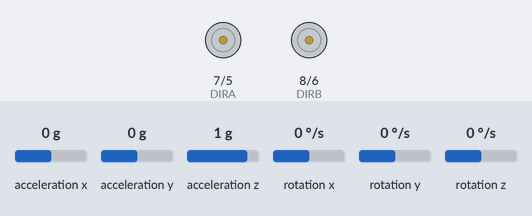
This sketch was run on a simulated Arduino Uno, built with avr-gcc and run on an emulated ATmega328P. Parts: direction and speed pins drawn as motors (green arrow = direction pin HIGH = forward, orange = LOW = backward, longer = more drive). The inputs (shaded band) are chosen by the test bench; at power-on: acceleration y 0 g, rotation x 0 °/s, acceleration x 0 g, acceleration z 1 g, rotation y 0 °/s, rotation z 0 °/s. What the sketch prints to the serial monitor is not drawn.

Above: at 3.2 s.
3.3 s: acceleration y set to -1.4 g
At 3.7 s:
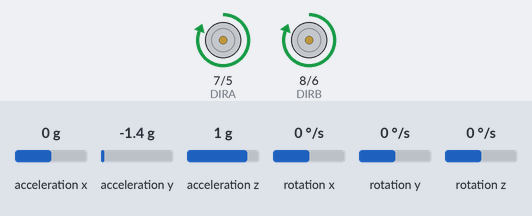
4.8 s: acceleration y set to 0.8 g
At 6.0 s:
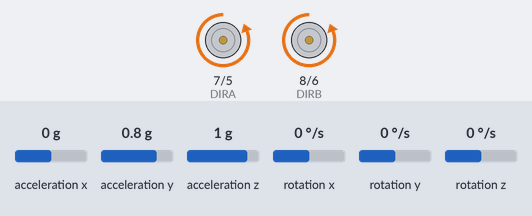
6.3 s: rotation x set to -130 °/s
7.8 s: rotation x set to -141 °/s
At 8.3 s:
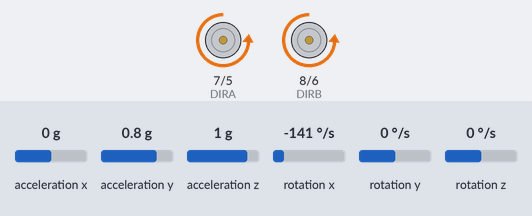
9.3 s: acceleration x set to -1.4 g
At 10.5 s:
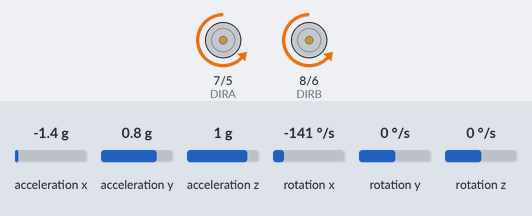
10.8 s: acceleration y set to -0.8 g
At 11.8 s:
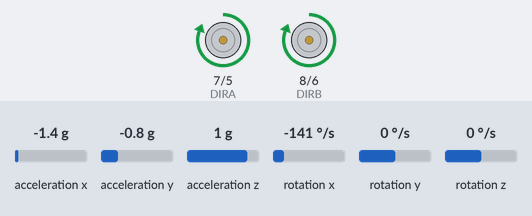
Timing chart, 0 to 13.3 s (numbered marks = the images above; inputs shaded):
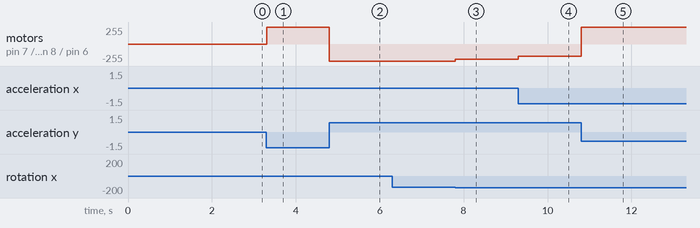

Measured:
- after the input at 3.3 s, motor on pin 7 (DIRA) / pin 5 (PWMA), motor on pin 8 (DIRB) / pin 6 (PWMB): stopped → forward 255/255 at once
- after the input at 4.8 s, motor on pin 7 (DIRA) / pin 5 (PWMA), motor on pin 8 (DIRB) / pin 6 (PWMB): forward 255/255 → backward 255/255 at once
- after the input at 7.8 s, motor on pin 7 (DIRA) / pin 5 (PWMA), motor on pin 8 (DIRB) / pin 6 (PWMB): backward 255/255 → backward 229/255 at once
- after the input at 9.3 s, motor on pin 7 (DIRA) / pin 5 (PWMA), motor on pin 8 (DIRB) / pin 6 (PWMB): backward 229/255 → backward 187/255 at once
- after the input at 10.8 s, motor on pin 7 (DIRA) / pin 5 (PWMA), motor on pin 8 (DIRB) / pin 6 (PWMB): backward 187/255 → forward 255/255 at once

The sketch:

MEC830_Project2PolePlacement.ino
```cpp
#include <Wire.h>
#include <MPU6050_light.h>

MPU6050 mpu(Wire);

float output = 0;

#define PWMA 5    // Controls power to right motor
#define PWMB 6    // Controls power to left motor
#define DIRA 7    // Controls direction of right motor, HIGH = FORWARD, LOW = REVERSE
#define DIRB 8    // Controls direction of left motor, HIGH = FORWARD, LOW = REVERSE
#define STBY 3    // Place H-Bridge in standby if LOW, Run if HIGH

float angleX = 0;       // Angle in the X direction
float angVelX = 0;      // Angular velovity in the X direction
float positionX = 0;    // Position in the X direction
float velocityX = 0;    // Velocity in the X direction

float setpoint = 0;

//Pole Placement Code
//==================================================================
float K[1][4] = {
    {-3.1623, -3.9827, 15.2011, 3.3551}     //Found in MATLAB
};

float state[4] = {0, 0, 0, 0};

float controlInput = 0;

float computeControlInput() {
    float u = 0;
    for (int i = 0; i < 4; i++) {
        u += -K[0][i] * state[i];
    }
    return u;
}
//==================================================================

void setup() {
  Serial.begin(115200);
  Wire.begin();

  // Initialize the MPU6050
  Serial.println("Initializing MPU6050...");
  byte status = mpu.begin();
  if (status != 0) {
    Serial.print("MPU6050 initialization failed with code: ");
    Serial.println(status);
    while (1); // Stop the program if initialization fails
  }

  Serial.println("MPU6050 initialized successfully!");

  // Calibrate the sensor
  Serial.println("Calibrating MPU6050... Keep the device still.");
  delay(1000);
  mpu.calcOffsets(); // Calculate offsets (gyro and accel)
  Serial.println("Calibration complete!");

  pinMode(PWMA, OUTPUT);     //set IO pin mode OUTPUT
  pinMode(PWMB, OUTPUT);
  pinMode(DIRA, OUTPUT);
  pinMode(DIRB, OUTPUT);
  digitalWrite(STBY, HIGH);  //Enable Motors to run
  digitalWrite(PWMA, LOW);  // Fully on
  digitalWrite(PWMA, LOW);  // Fully on

  setpoint = mpu.getAngleX();
}

void loop() {

  mpu.update(); // Update sensor readings

  // Get the angle in X direction
  angleX = mpu.getAngleX();

  // Get the angular velocity in X direction
  angVelX = mpu.getGyroX();

  //Pole Placement Controller
  //==================================================================
  state[0] = 0;               // Cart position
  state[1] = 0;               // Cart velocity
  state[2] = angleX;                  // Pendulum angle
  state[3] = angVelX;                 // Pendulum angular velocity

  output = computeControlInput()*2;
  //==================================================================

  // Motor control
  int motorSpeed = constrain(abs(output), 0, 255); // Constrain speed to 0-255 (PWM range)

  if (angleX < setpoint) {
    // Move all motors forward to correct backward tilt
    digitalWrite(DIRA, HIGH);    // Forward direction on Right
    digitalWrite(DIRB, HIGH);    // Forward direction on Left
    analogWrite(PWMA, motorSpeed);   // Power on Right
    analogWrite(PWMB, motorSpeed);   // Power on Left
  } else {
    // Move all motors backward to correct forward tilt
    digitalWrite(DIRA, LOW);    // Reverse direction on Right
    digitalWrite(DIRB, LOW);    // Reverse direction on Left
    analogWrite(PWMA, motorSpeed);   // Power on Right
    analogWrite(PWMB, motorSpeed);   // Power on Left
  }

  // Print debug information
  Serial.print("Angle X: ");
  Serial.print(angleX);
  Serial.print(" | Output: ");
  Serial.println(output);
}
```
